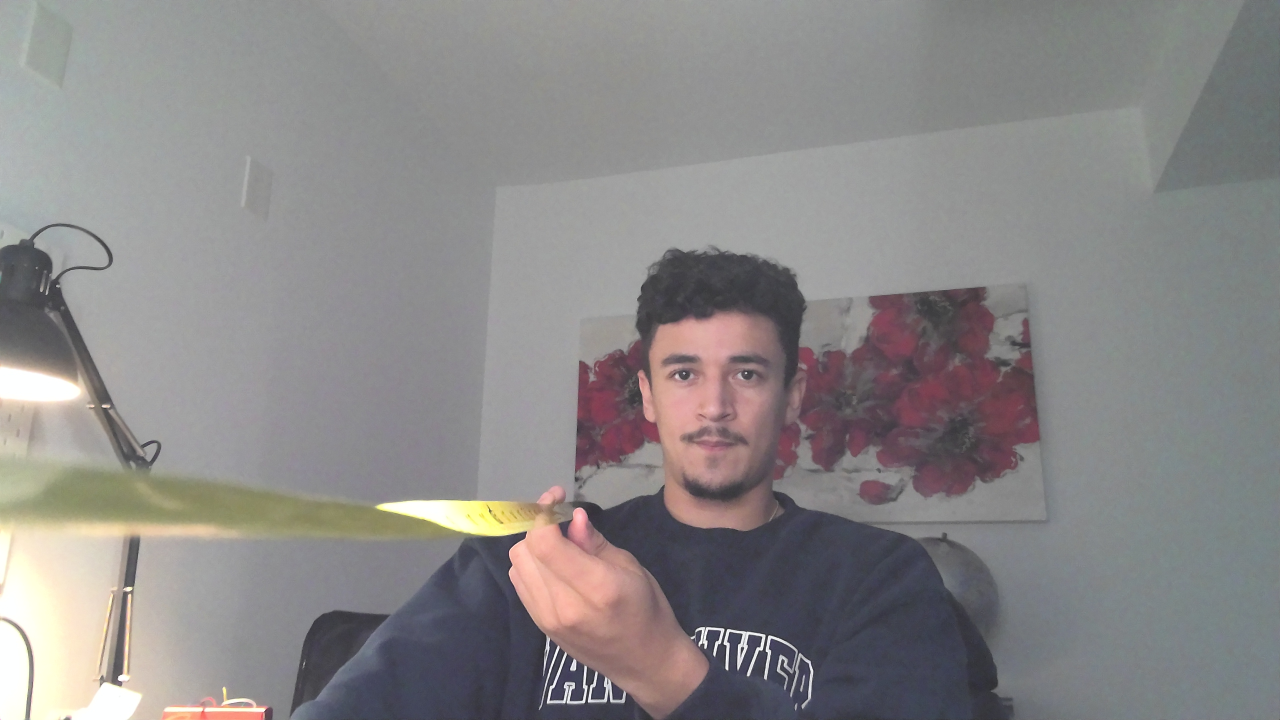
#> input picture Distance-Estimation/1.jpg, 2560 x 1440 px, given in place of 5.jpg, which was not available (shown at 1/2 size)
$ python distance-measure.py
#> lines starting #> are read from the running program, lines starting #| are printed output that depends on the picture; after the words box and inside, x2 and y2 are one past the last pixel; in counts of white or black regions, pixels touching at a corner belong together; long printed decimals are rounded; pictures that were not available may be replaced by others from this repository, and a replacement may not be noted
#> further down, refImage is the input picture: shape (1440, 2560, 3); mean B, G, R 135.2, 135.1, 137.7
import cv2
import os

# VARIABLES
# measured face width, in cm's
KNOWN_WIDTH = 16.3
# measured distance of face from camera, in cm's
KNOWN_DISTANCE = 105
# pretrained classifier to detect faces in frame
face_cascade = cv2.CascadeClassifier(cv2.data.haarcascades + 'haarcascade_frontalface_alt2.xml')
# for formatting rectangles displayed
WHITE = (255, 255, 255)
STROKE = 2
# paths for reference images
BASE_DIR = os.path.dirname(os.path.abspath(__file__))
image_dir = os.path.join(BASE_DIR, "referenceImages")

# function to draw rectangles on detected faces and return width of the face
def getFaceWidth(frame):
    faceWidth = 0
    grey = cv2.cvtColor(frame, cv2.COLOR_BGR2GRAY)   # convert frame to greyscale for facial detection
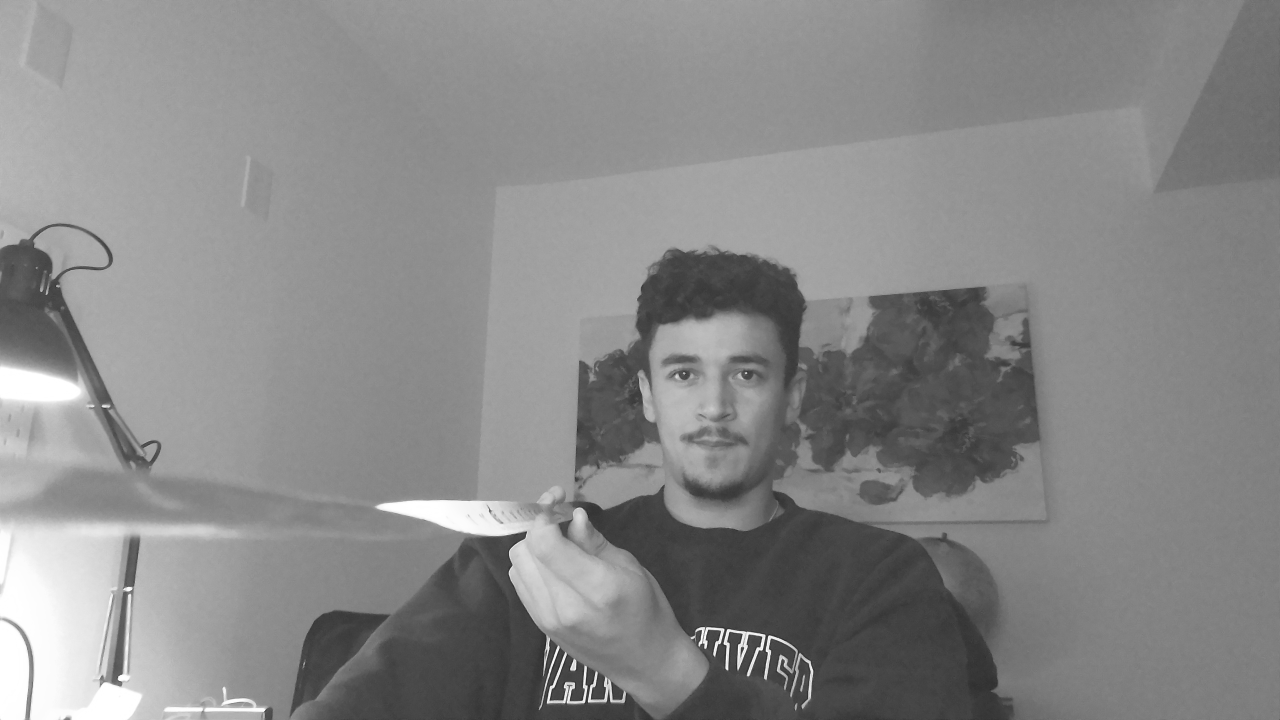
#> grey: shape (1440, 2560) (shown at 1/2 size); min 30, max 255, mean 135.9
    faces = face_cascade.detectMultiScale(grey, scaleFactor=1.3, minNeighbors=5)
#> faces = [[1274, 621, 316, 316]]
    # draw rectangles on frame image
    for (x, y, w, h) in faces:
        cv2.rectangle(frame, (x, y), (x+w, y+h), WHITE, STROKE)
        faceWidth = w
#> this loop made 1 pass
#> (x, y, w, h, faceWidth) on pass 1: (1274, 621, 316, 316, 316)
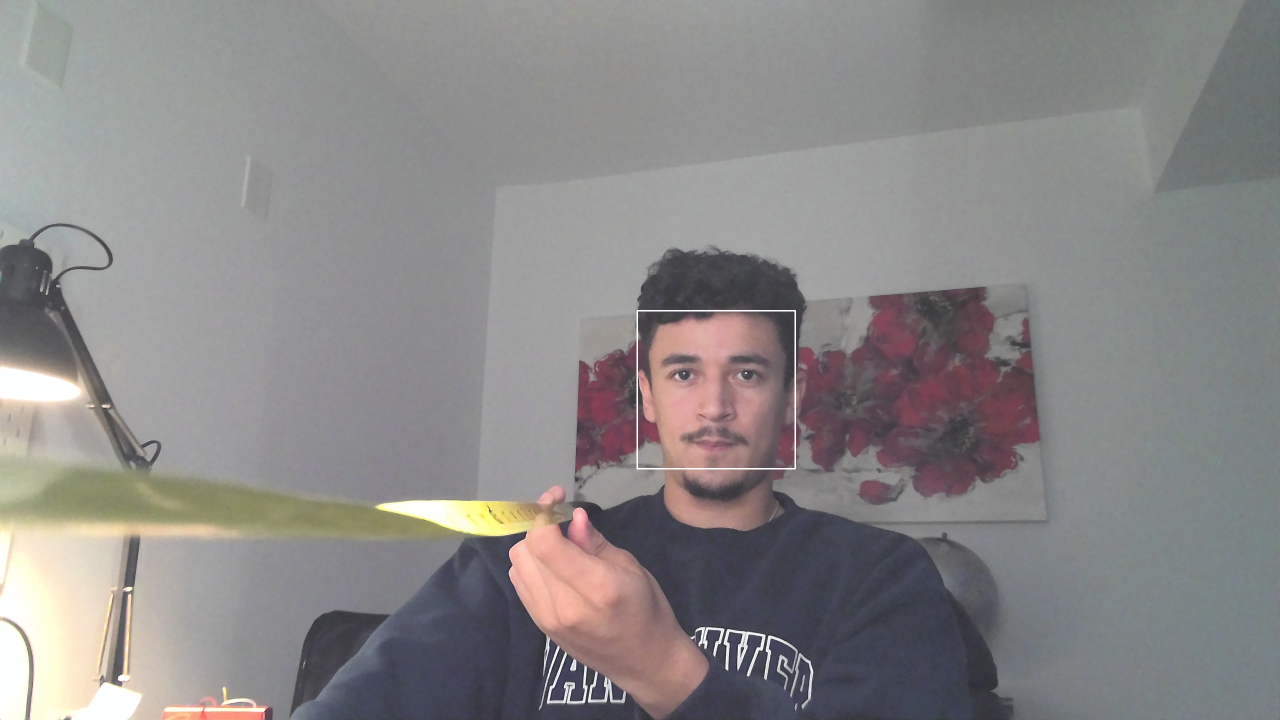
#> frame: shape (1440, 2560, 3) (shown at 1/2 size); 0.1% of pixels changed, all inside (x1, y1, x2, y2) = (1273, 620, 1592, 939)
    return faceWidth

# function to measure the lens' focal length (Similar Triangles)
# this only uses readings from one measured image. To get more accurate, will help to take average of several measurements
def getFocalLength(measuredWidth):
    focalLength = (measuredWidth * KNOWN_DISTANCE) / KNOWN_WIDTH
    return focalLength

# function to return the estimated distance of object according to the maesured width
def getDistance(measuredWidth, focalLength):
    distance = (focalLength * KNOWN_WIDTH) / measuredWidth
    return distance

# [5 lines of commented-out code are left out]
imgPath = os.path.join(os.path.dirname(__file__), 'referenceImages/5.jpg')
refImage = cv2.imread(imgPath)

# train model to detect pixels for known width, and find focal length
refFaceWidth = getFaceWidth(refImage)
#> refFaceWidth = 316
focalLength = getFocalLength(refFaceWidth)
#> in getFocalLength, `focalLength = (measuredWidth * KNOWN_DISTANCE) / KNOWN_WIDTH`: focalLength = 2035.6
#> focalLength = 2035.6
print(focalLength)
#| 2035.583
refImageRS = cv2.resize(refImage, (960, 540))
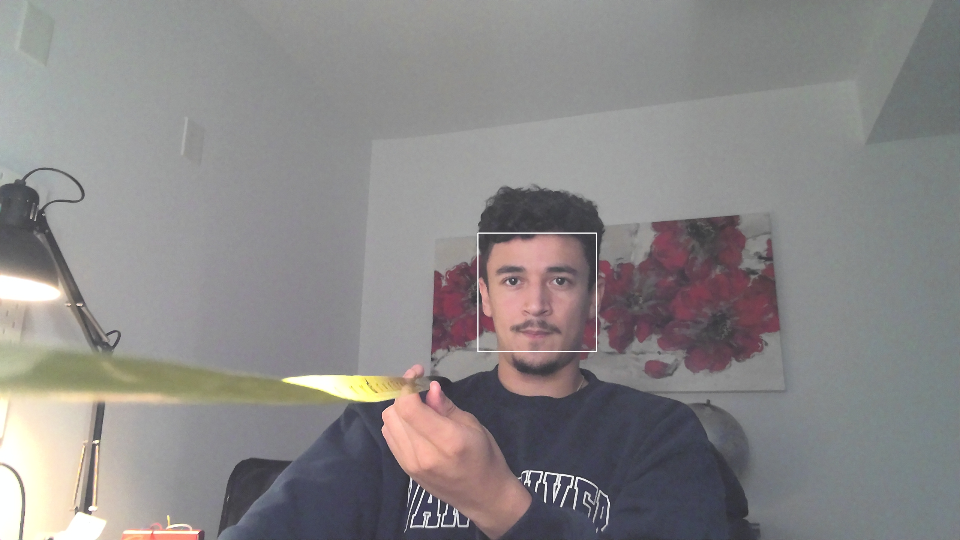
#> refImageRS: shape (540, 960, 3); mean B, G, R 135.3, 135.2, 137.8
cv2.imshow("Ref Image", refImageRS)


cap = cv2.VideoCapture(0)
while True:
    #ret, frame = cap.read()

   # measuredWidth = getFaceWidth(fra
   if cv2.waitKey(1) == ord('q'):
#> (key q is pressed here)
       break

#cap.release()
cv2.destroyAllWindows()
